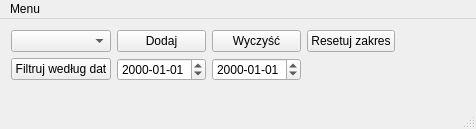
<?xml version="1.0" encoding="UTF-8"?>
<ui version="4.0">
 <class>MainWindow</class>
 <widget class="QMainWindow" name="MainWindow">
  <property name="geometry">
   <rect>
    <x>0</x>
    <y>0</y>
    <width>476</width>
    <height>129</height>
   </rect>
  </property>
  <property name="windowTitle">
   <string>MainWindow</string>
  </property>
  <widget class="QWidget" name="centralWidget">
   <layout class="QGridLayout" name="gridLayout">
    <item row="0" column="3">
     <widget class="QPushButton" name="m_pResetRangeButton">
      <property name="text">
       <string>Resetuj zakres</string>
      </property>
     </widget>
    </item>
    <item row="0" column="1">
     <widget class="QPushButton" name="m_pAddPushButton">
      <property name="text">
       <string>Dodaj</string>
      </property>
     </widget>
    </item>
    <item row="0" column="0">
     <widget class="QComboBox" name="m_pDataTypeComboBox"/>
    </item>
    <item row="1" column="0">
     <widget class="QPushButton" name="m_pDateFilterButton">
      <property name="text">
       <string>Filtruj według dat</string>
      </property>
     </widget>
    </item>
    <item row="4" column="0" colspan="6">
     <widget class="ChartView" name="m_pChartView" native="true"/>
    </item>
    <item row="1" column="2">
     <widget class="QDateEdit" name="m_pMaxDate">
      <property name="displayFormat">
       <string>yyyy-MM-dd</string>
      </property>
     </widget>
    </item>
    <item row="1" column="1">
     <widget class="QDateEdit" name="m_pMinDate">
      <property name="displayFormat">
       <string>yyyy-MM-dd</string>
      </property>
     </widget>
    </item>
    <item row="0" column="2">
     <widget class="QPushButton" name="m_pClearButton">
      <property name="text">
       <string>Wyczyść</string>
      </property>
     </widget>
    </item>
   </layout>
  </widget>
  <widget class="QMenuBar" name="menuBar">
   <property name="geometry">
    <rect>
     <x>0</x>
     <y>0</y>
     <width>476</width>
     <height>20</height>
    </rect>
   </property>
   <widget class="QMenu" name="menuTreningi">
    <property name="title">
     <string>Menu</string>
    </property>
    <addaction name="m_pActionQuit"/>
   </widget>
   <addaction name="menuTreningi"/>
  </widget>
  <widget class="QStatusBar" name="statusBar"/>
  <action name="m_pActionQuit">
   <property name="text">
    <string>Zakończ</string>
   </property>
  </action>
 </widget>
 <layoutdefault spacing="6" margin="11"/>
 <customwidgets>
  <customwidget>
   <class>ChartView</class>
   <extends>QWidget</extends>
   <header>ChartView.h</header>
   <container>1</container>
  </customwidget>
 </customwidgets>
 <resources/>
 <connections/>
</ui>
